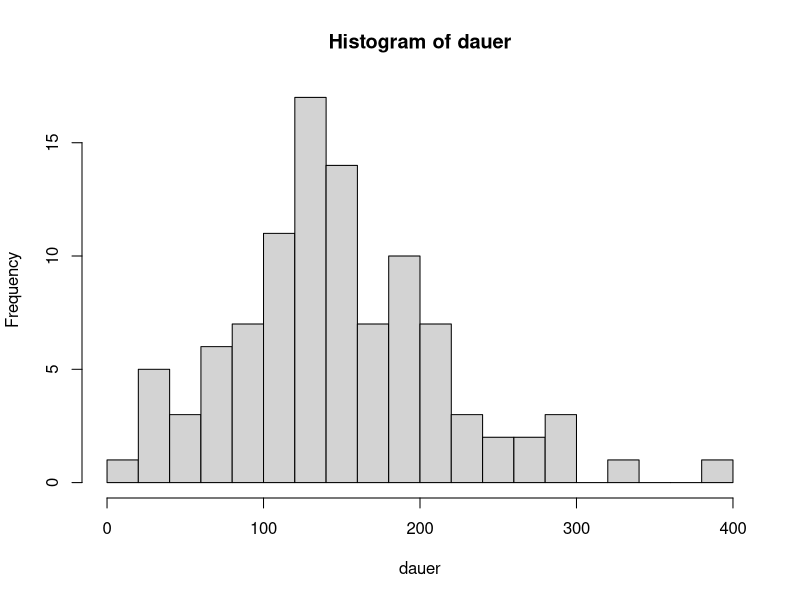
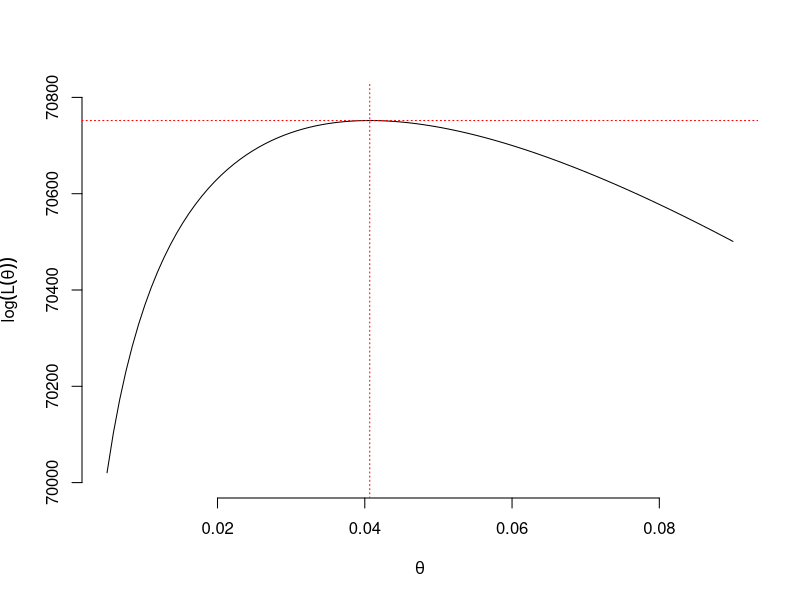
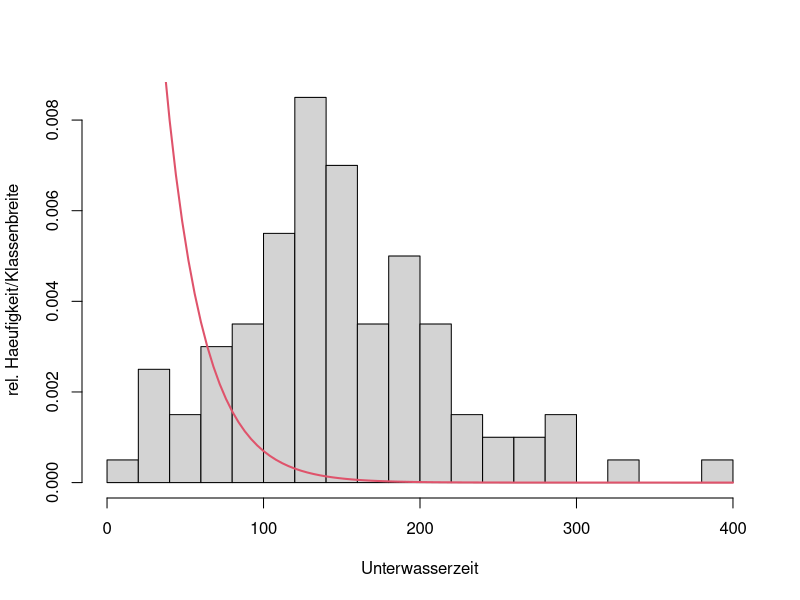
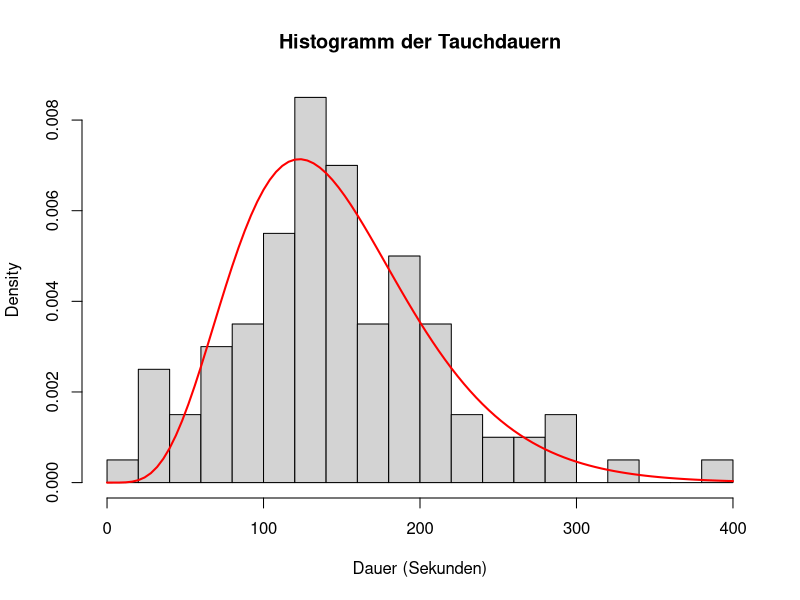

Generate these figures, in order, with R:
dauer <- read.csv("kegelrobbe.csv")$x

hist(dauer, breaks = 20)

logL <- function(theta){600*log(theta)-100*log(120)+5*sum(dauer)-theta*sum(dauer)}

theta <- seq(0.005,0.09,length=100)
logL_theta <- rep(NA,100)
for (k in 1:100){
  logL_theta[k] <- logL(theta[k])
}

plot(theta,logL_theta,type="l",xlab=expression(theta),
     ylab=expression(log(L(theta))),bty="n", ylim = c(70000,70800))
abline(v=6/mean(dauer), col="red", lty="dotted")
abline(h=logL(6/mean(dauer)), col="red", lty="dotted")

600/(100*mean(dauer))

6/mean(dauer)

logL(6/mean(dauer))

hist(dauer,breaks=20,col="lightgrey",main="",xlab="Unterwasserzeit",
     ylab = "rel. Haeufigkeit/Klassenbreite",prob=TRUE)
curve(dexp(x,0.04067686),from=0,to=400,col=2,lwd=2,add=TRUE)

n <- length(dauer)
sum_dauer <- sum(dauer)
hat_theta <- 6 * n / sum_dauer
hat_theta

# Histogramm und Dichtefunktion plotten
hist(dauer, breaks = 20, probability = TRUE, main = "Histogramm der Tauchdauern", xlab = "Dauer (Sekunden)")

# Anpassung der Dichtefunktion
curve(hat_theta^6 * x^5 / 120 * exp(-hat_theta * x), col = "red", lwd = 2, add = TRUE)